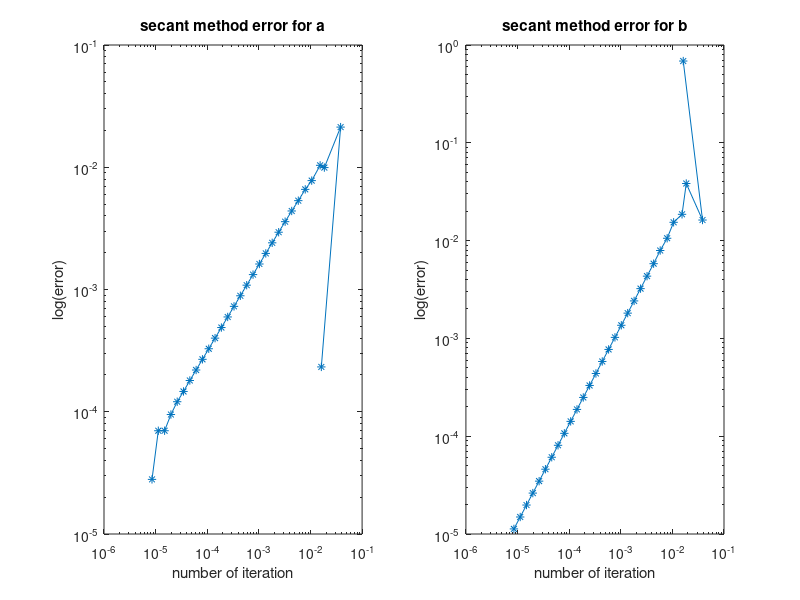

Reproduce this figure in MATLAB.
%==========================================================
%Name: Yeash Patel
%Class: Math131-Numerical Analysis-05D-SP17
%Title: HW4
%
%problem 2 secantmethod method for a and b 
%
%problem 3
% newtons is quadratic and requires the deriviative of the
% function also takes less iterations.
%
% Secant does not require the derivative of the function and 
% therfore less function evaluations. 
%
%==========================================================  
close all
clc 
clear all
a=@(x)cos(x+sqrt(2))+x*(x/2+sqrt(2));
b=@(z)exp(6*z)+3*((log(2))^2)*exp(2*z)-log(8)*exp(4*z)-(log(2))^3

N=100;
TOL=10^-5;
i=1;
t=1;

x=-2;
x1=-1.5;
err=[];

errb=[];
z=-1
z1=-0.999



while(i<=N)
    xn(i)=x1-(a(x1)*(x1-x))/(a(x1)-a(x))
    err(i)=abs(xn(i)-x1)
   if(err(i)<=TOL||err(i)==0)
      disp(i)
      disp(x)
      break;
   end
   x=x1
   x1=xn(i)
   i++
end

while(t<=N)
    zn(t)=z1-(b(z1)*(z1-z))/(b(z1)-b(z))
    errb(t)=abs(zn(t)-z1)
   if(errb(t)<=TOL||errb(t)==0)
      disp(t)
      disp(z)
      break;
   end
   z=z1
   z1=zn(t)
   t++
end

u=length(err)-1
n=length(errb)

aa=log(err(2:u))./log(err(1:u-1))
ab=log(errb(2:n))./log(errb(1:n-1))

disp('=======')
disp('number of iterations to solve function a:')
disp(i)
disp('the root for function a is located at:')
disp(x)
disp('the order of convergence for function a is:')
disp(aa(u-1))
disp('=======')
disp('number of iterations to solve function b:')
disp(t)
disp('the root for function b is located at:')
disp(z)
disp('the order of convergence for function b is:')
disp(ab(n-1))

subplot(1,2,1)
loglog(errb(2:u),err(1:u-1),'*-')
axis on 
title("secant method error for a")
xlabel('number of iteration')
ylabel('log(error)')

subplot(1,2,2)
loglog(errb(2:n),errb(1:n-1),'*-')
axis on 
title("secant method error for b")
xlabel('number of iteration')
ylabel('log(error)')
